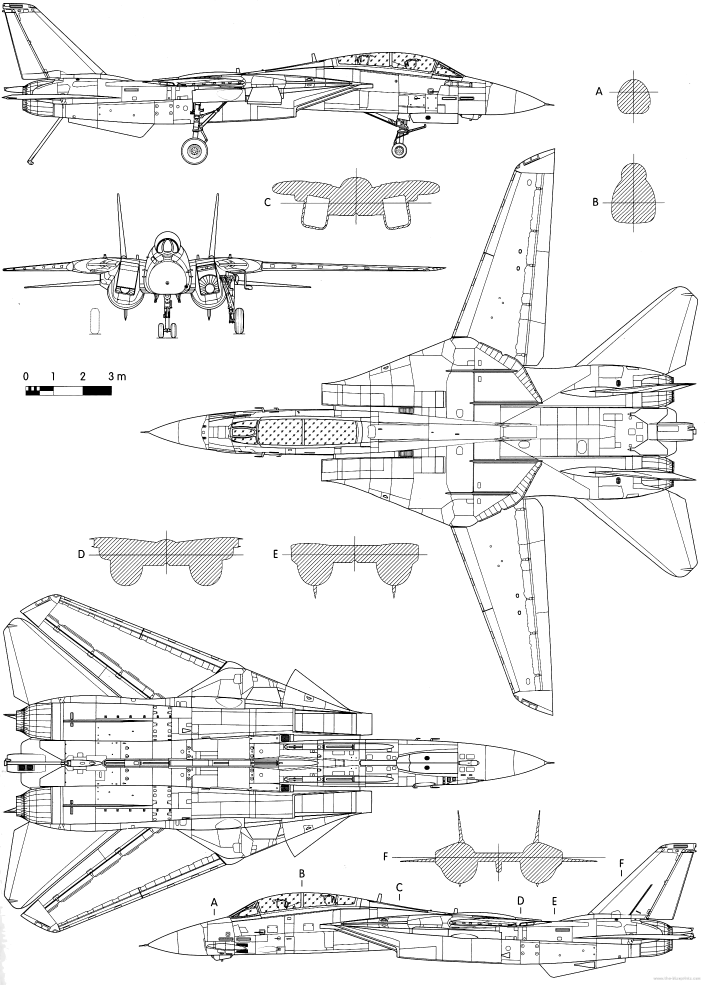
#> input picture references/UPC_Figure3_15_source_exact.png, 2113 x 2953 px (shown at 1/3 size)
$ python recover_B_raster_envelope_v2.py
#> lines starting #> are read from the running program, lines starting #| are printed output that depends on the picture
"""Neue B-Rasterhüllkontur; historische Nachzeichnung unverändert erhalten."""
from pathlib import Path
from PIL import Image,ImageDraw
import numpy as np,json,hashlib
O=Path(__file__).parent;R=O.parents[1];src=R/'references/UPC_Figure3_15_source_exact.png';im=Image.open(src).convert('RGB');a=np.array(im.convert('L'));cases=[]
#> further down, im is the input picture: PIL image 2113x2953 RGB; min 0, max 255, mean 239.5
for threshold in [96,128,160]:
 left=[];right=[]
 for y in range(489,670):
  if 608<=y<=609:continue
  xs=np.where(a[y,1820:1980]<threshold)[0]+1820;assert len(xs) and xs.min()>1820 and xs.max()<1979
  left.append([int(xs.min()),y]);right.append([int(xs.max()),y])
 loop=left+right[::-1];area=abs(sum(p[0]*q[1]-q[0]*p[1] for p,q in zip(loop,loop[1:]+loop[:1])))/2
 cases.append(dict(threshold=threshold,loop_pixel=loop,points=len(loop),area_pixel2=area,bounds=[[min(p[0] for p in loop),489],[max(p[0] for p in loop),669]]))
#> after the loop, cases = 3 items
report=dict(status='NEUE_B_RASTER_AUSSENHUELLKONTUR_V2_KANDIDAT',source_sha256=hashlib.sha256(src.read_bytes()).hexdigest(),method='Linke/rechte äußere Dunkelpixel je Originalzeile489..669; horizontale Achsenzeilen608..609 ausgelassen. Keine Glättung, Strichmittenkorrektur oder metrische Anpassung.',cases=cases,omissions=[dict(y_pixel=[608,609],reason='Horizontale Achse überlagert Umriss; Polygon verbindet607mit610, dieser3px-Abschnitt ist nicht unabhängig gemessen.')],limits=['Äußere Strichkante, nicht physische Außenhaut und nicht Strichmitte.','Obere und untere Abschlüsse auf erster/letzter klarer Konturzeile; vollständige Subpixelkontur nicht nachgewiesen.','Schraffur-/Kerbsemantik und Konturtopologie müssen unabhängig geprüft werden.','Historische B-Kontur und sämtliche CAD-Referenzen unverändert.'],metric_registration_verified=False,production_release=False)
#> report = 8 items
(O/'B_raster_envelope_v2_candidates.json').write_text(json.dumps(report,ensure_ascii=False,indent=2)+'\n',encoding='utf-8')
# Diagnosebild: unverändertes Raster mit farbiger Prüflinie als separate Datei.
crop=im.crop((1820,480,1980,680)).resize((640,800));dr=ImageDraw.Draw(crop);pts=[((x-1820)*4,(y-480)*4) for x,y in cases[1]['loop_pixel']];dr.line(pts+[pts[0]],fill=(220,0,0),width=2);crop.save(O/'B_raster_envelope_v2_overlay.png');print([(c['threshold'],c['points'],c['area_pixel2']) for c in cases])
#> after `crop = im.crop((1820, 480, 1980, 680)).resize((640, 800))`:
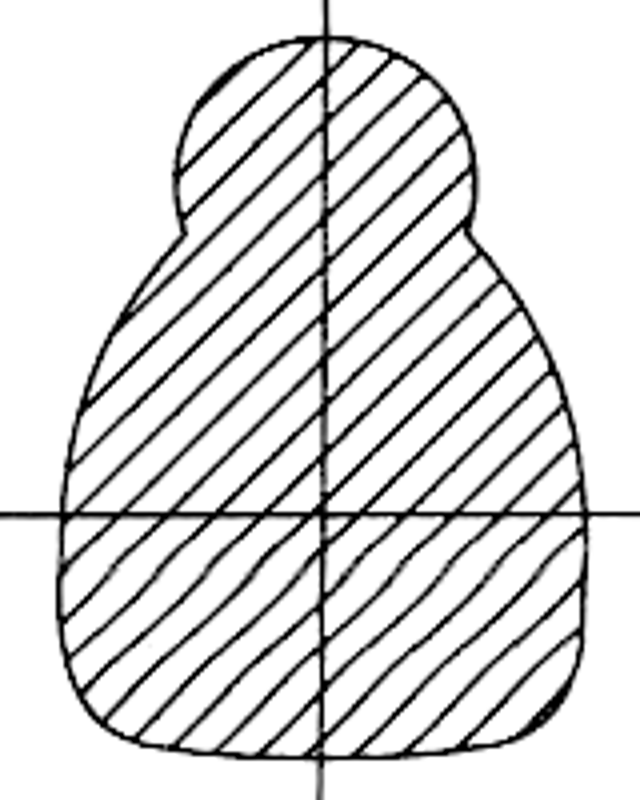
#> crop: PIL image 640x800 RGB; min 0, max 255, mean 221.9
#> after `pts = [((x - 1820) * 4, (y - 480) * 4) for x, y in cases[1]['loop_pixe`: pts = 358 pairs, first value 56 to 584, second value 36 to 756
#> after `crop = im.crop((1820, 480, 1980, 680)).resize((640, 800))`:
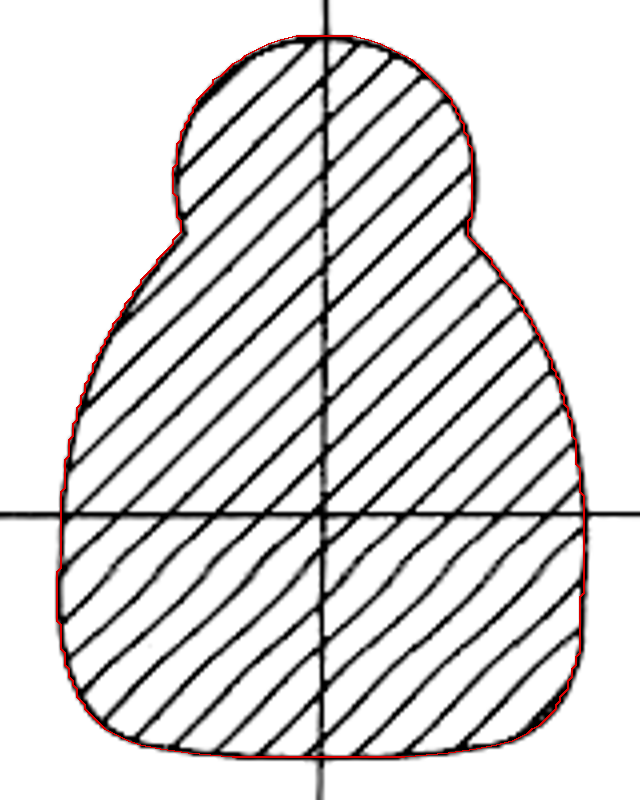
#> saved as B_raster_envelope_v2_overlay.png: PIL image 640x800 RGB; mean R, G, B 223.1, 221.4, 221.4
#| [(96, 358, 18332.5), (128, 358, 18379.5), (160, 358, 18428.5)]
